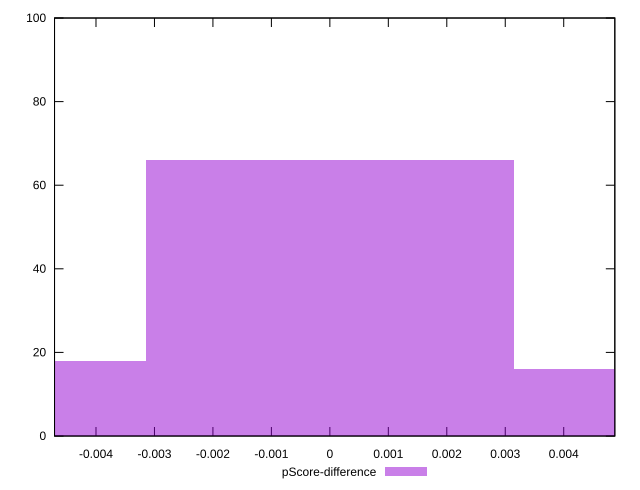

Generate this figure with gnuplot:
reset

$pScoreDifference <<EOF
0 66
0.006286570014538923 16
-0.006286570014538923 18
EOF

set key outside below
set boxwidth 0.006286570014538923
set xrange [-0.0047091663835779896:0.0048740176359092224]
set yrange [0:100]
set trange [0:100]
set style fill transparent solid 0.5 noborder
set terminal svg size 640, 490 enhanced background rgb 'white'
set output "report_00009_2021-02-08T22-37-41.559Z/mainthread-work-breakdown/samples/pages+cached+noadtech/pScore-difference/histogram.svg"

plot $pScoreDifference title "pScore-difference" with boxes

reset
